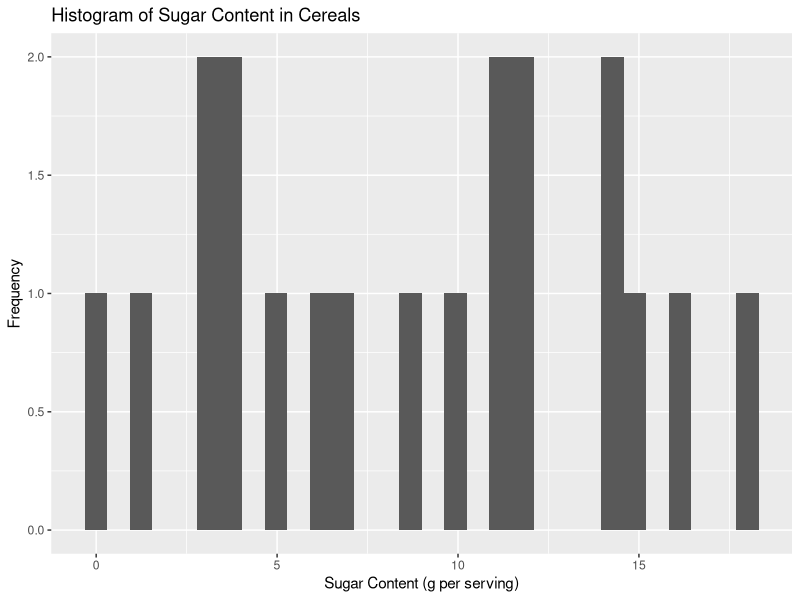
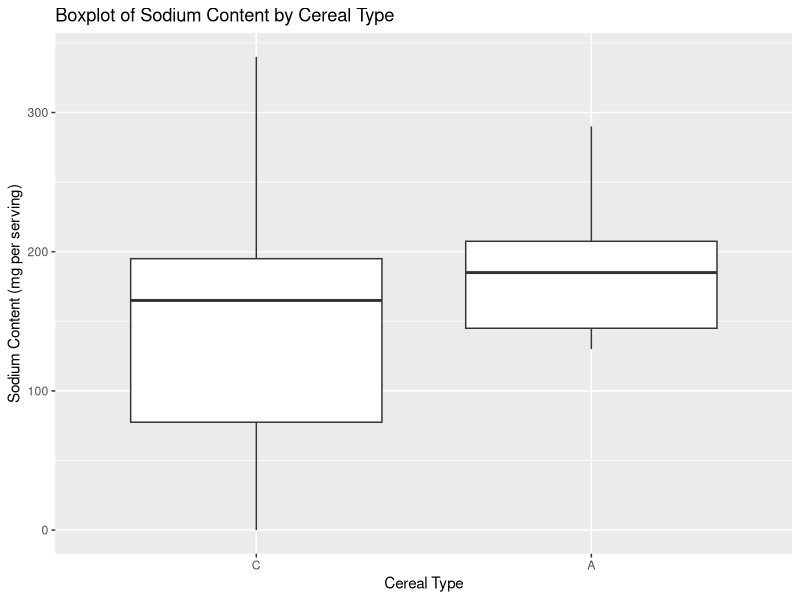
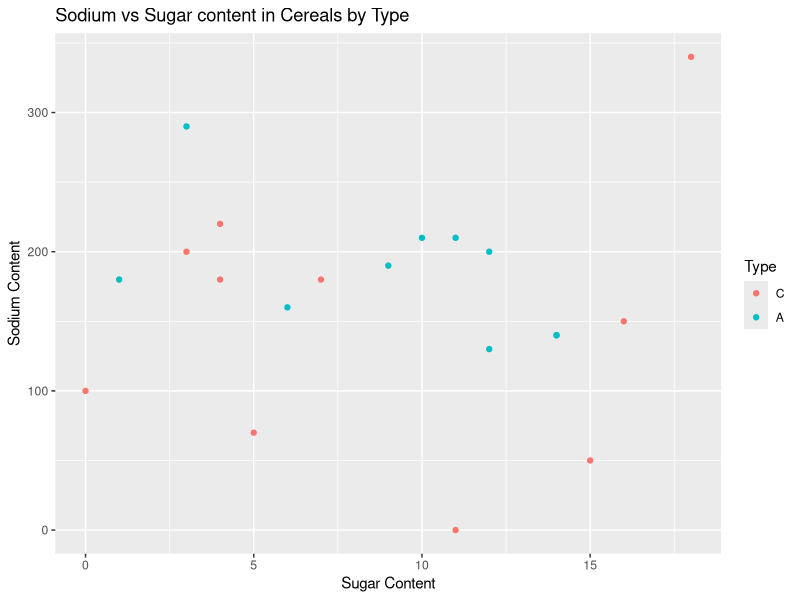

Generate these figures, in order, with R:
## ---- chunk 1
#| label: setup
#| warning: false
#| message: false

library(tidyverse)
library(ggplot2)

knitr::opts_chunk$set(echo = TRUE, warning = FALSE, message = FALSE)
## ---- chunk 2
df <- read.csv("_data/cereal.csv", fileEncoding = "UTF-8")
head(df)
## ---- chunk 3


## ---- chunk 4
df$Type <- factor(df$Type)

# Reorder the levels of "Type"
levels(df$Type) <- c("C", "A")
## ---- chunk 5
ggplot(df, aes(x = Sugar)) +
  geom_histogram() +
  labs(title = "Histogram of Sugar Content in Cereals",
       x = "Sugar Content (g per serving)", y = "Frequency")

# Boxplot of sodium content by type of cereal
ggplot(df, aes(x = Type, y = Sodium)) +
  geom_boxplot() +
  labs(title = "Boxplot of Sodium Content by Cereal Type",
       x = "Cereal Type", y = "Sodium Content (mg per serving)")
## ---- chunk 6
ggplot(df, aes(x = Sugar, y = Sodium, color = Type)) +
  geom_point() +
  ggtitle("Sodium vs Sugar content in Cereals by Type") +
  xlab("Sugar Content") +
  ylab("Sodium Content")
